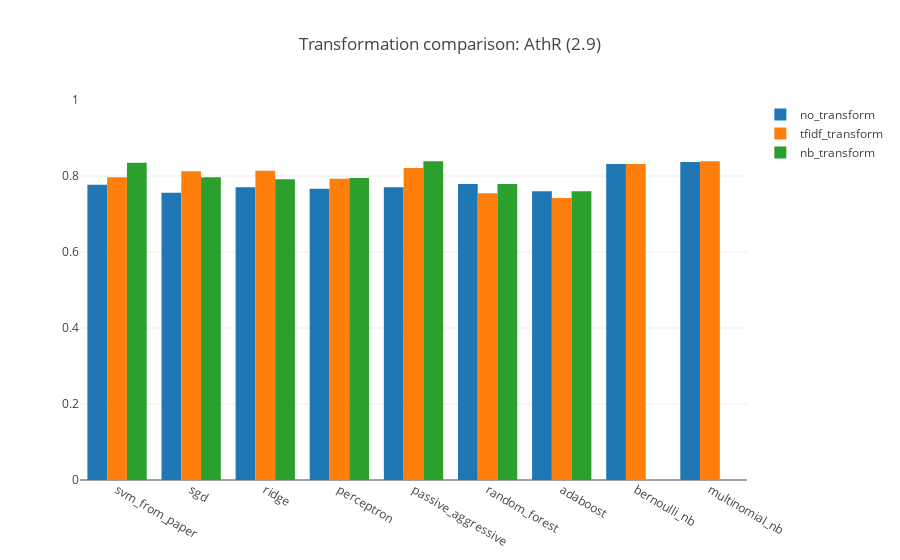

Notebook code cell kept with this figure:
### Code cell
groups = [
    ("no_transform", newsgroups_no_transformation_uni_results),
    ("tfidf_transform", newsgroups_tfidf_transformed_uni_results), 
    ("nb_transform", newsgroups_nb_transformed_uni_results)
]

clfs = list(all_classifiers.keys())

traces = OrderedDict()
for i in range(len(groups)):
    transformation = groups[i][1]
    transformation_name = groups[i][0]
    scores = []
    for label in clfs:
        try:
            score = transformation[label]
        except:
            score = 0.0
        scores.append(score)
    traces["trace_{}".format(transformation_name)] = go.Bar(
        x=clfs,
        y=scores,
        name=transformation_name,
    )

data_ = [v for k, v in traces.items()]
layout_ = go.Layout(
    barmode='group',
    title='Transformation comparison: AthR (2.9)',
    yaxis=dict(
        range=[0, 1]
    )
)

fig_ = go.Figure(data=data_, layout=layout_)
iplot(fig_)

### Figure 1 — Plotly figure (JSON) as saved in the notebook; plotly's stock layout.template omitted (floating-point values rounded to 4 significant figures)
{"data": [{"name": "no_transform", "type": "bar", "x": ["svm_from_paper", "sgd", "ridge", "perceptron", "passive_aggressive", "random_forest", "adaboost", "bernoulli_nb", "multinomial_nb"], "y": [0.7772, 0.7561, 0.7702, 0.7667, 0.7702, 0.7789, 0.7596, 0.8316, 0.8368]}, {"name": "tfidf_transform", "type": "bar", "x": ["svm_from_paper", "sgd", "ridge", "perceptron", "passive_aggressive", "random_forest", "adaboost", "bernoulli_nb", "multinomial_nb"], "y": [0.7965, 0.8123, 0.814, 0.793, 0.8211, 0.7544, 0.7421, 0.8316, 0.8386]}, {"name": "nb_transform", "type": "bar", "x": ["svm_from_paper", "sgd", "ridge", "perceptron", "passive_aggressive", "random_forest", "adaboost", "bernoulli_nb", "multinomial_nb"], "y": [0.8351, 0.7965, 0.7912, 0.7947, 0.8386, 0.7789, 0.7596, 0, 0]}], "layout": {"barmode": "group", "title": "Transformation comparison: AthR (2.9)", "yaxis": {"range": [0, 1]}}}
